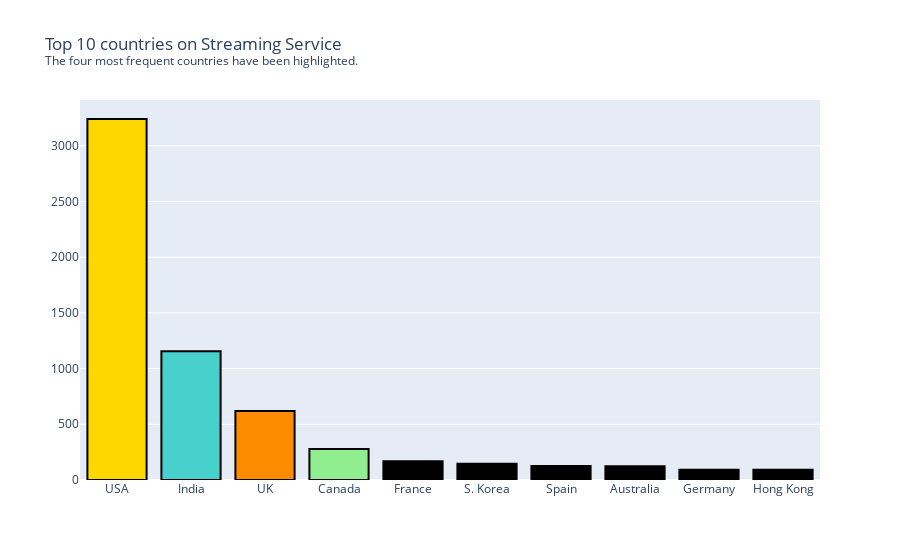

The cell this chart's notebook holds for it:
### Code cell
fig = go.Figure(data=[go.Bar(x=df.index, y=df['count'].to_list(),
            hovertext=['total ammount', '24% market share', '19% market share'])])

fig.update_traces(marker_color=colors, textfont_color='#000000', textfont_size=20, marker_line=dict(color='#000000', width=2))
fig.update_layout(title_text='Top 10 countries on Streaming Service<br><sup>The four most frequent countries have been highlighted.</sup>')

# fig.update_text(0.09, 0.95, 'The three most frequent countries have been highlighted.', fontsize=12, fontweight='light', fontfamily='serif')
fig.show()

### Figure 1 — Plotly figure (JSON) as saved in the notebook; plotly's stock layout.template omitted (floating-point values rounded to 4 significant figures)
{"data": [{"hovertext": ["total ammount", "24% market share", "19% market share"], "marker": {"color": ["gold", "mediumturquoise", "darkorange", "lightgreen"], "line": {"color": "#000000", "width": 2}}, "textfont": {"color": "#000000", "size": 20}, "type": "bar", "x": ["USA", "India", "UK", "Canada", "France", "S. Korea", "Spain", "Australia", "Germany", "Hong Kong"], "y": [3240, 1156, 619, 279, 168, 146, 125, 124, 92, 91]}], "layout": {"title": {"text": "Top 10 countries on Streaming Service<br><sup>The four most frequent countries have been highlighted.</sup>"}}}
